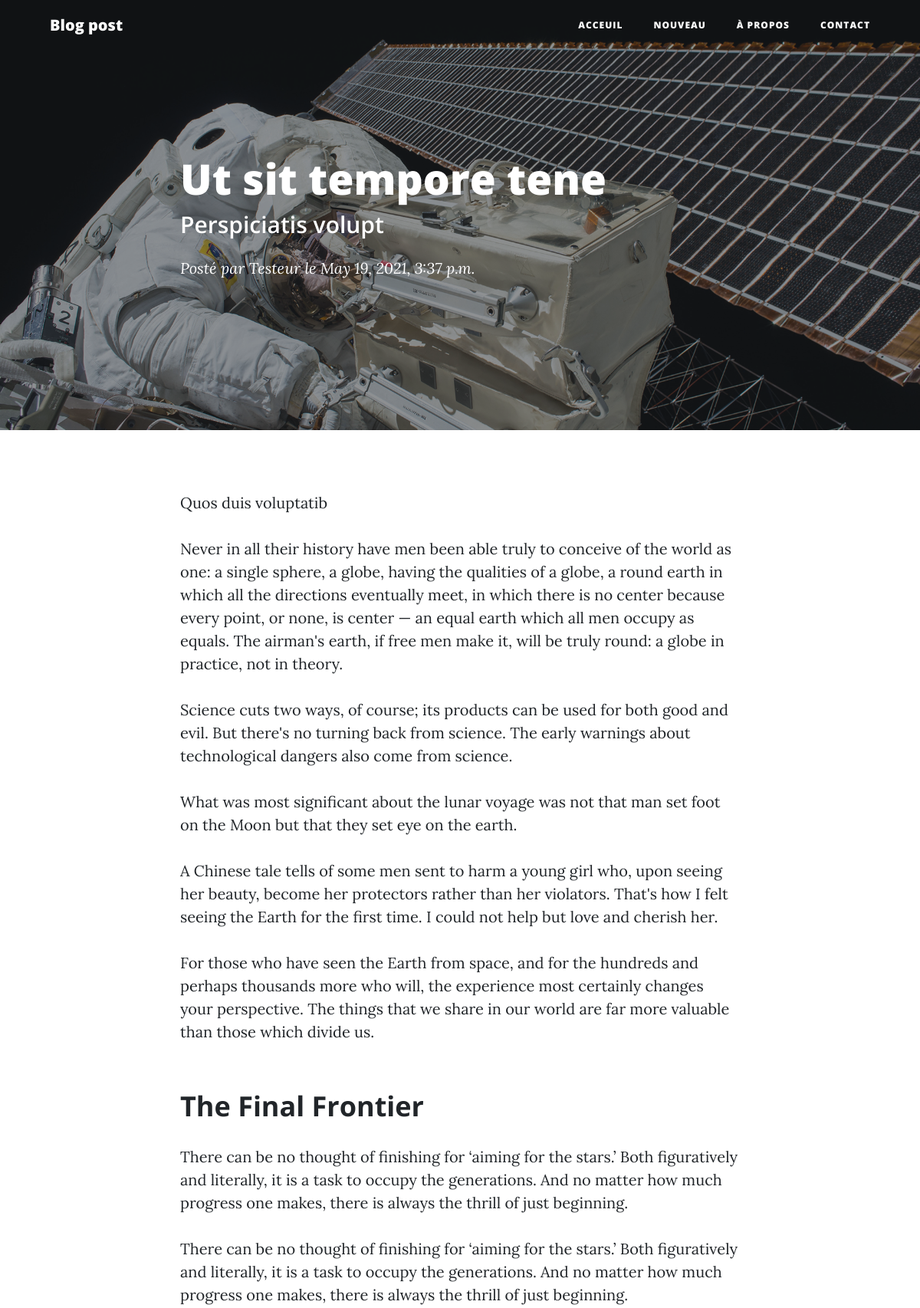
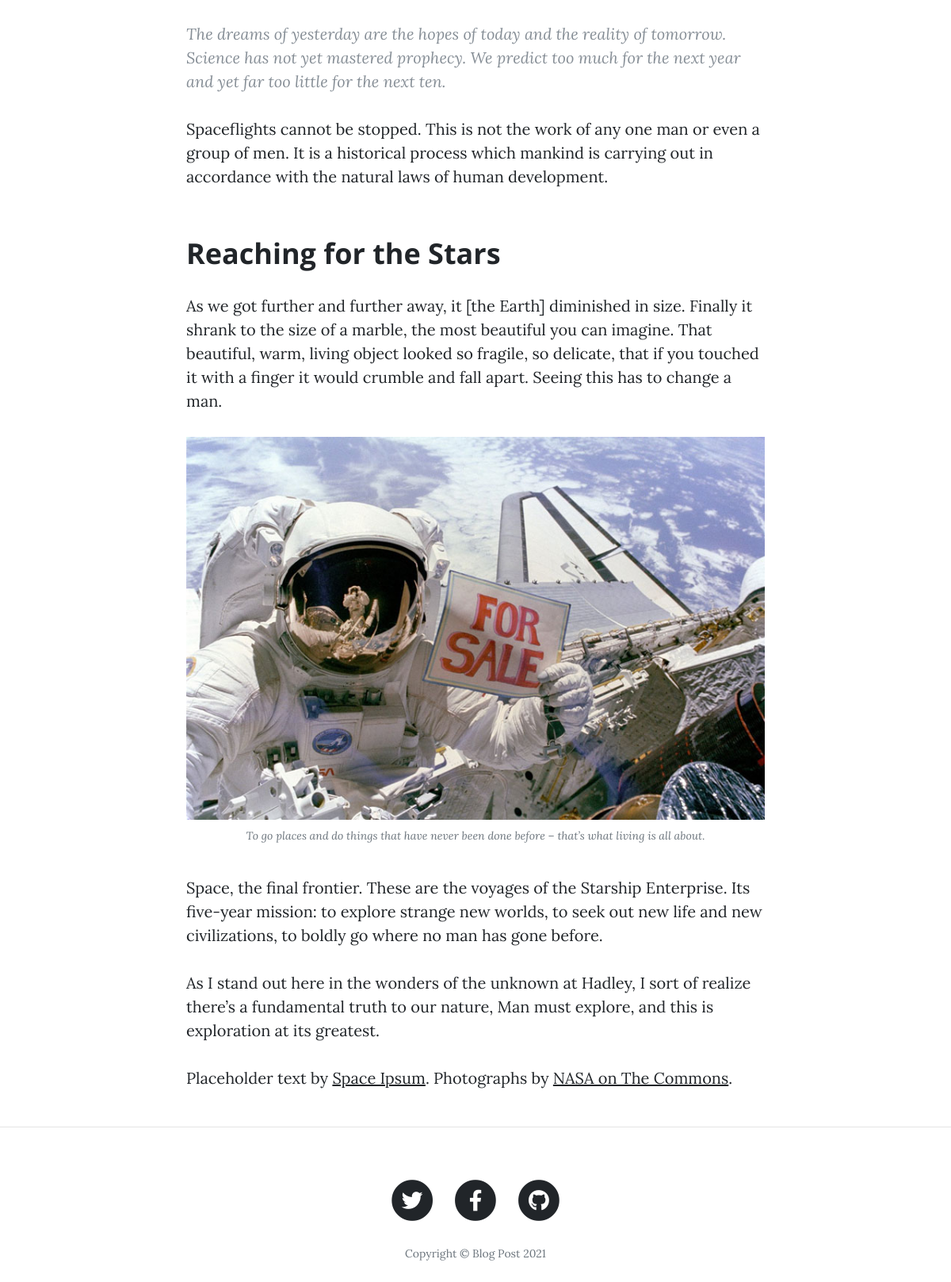
Screenshot of /post/7/ with the database file from the repository (2 pictures, top to bottom).
### blog/models.py (models this page shows, shortened)
class Post(models.Model):
	title      = models.CharField(max_length=200, null=True)
	resum      = models.CharField(max_length=200, null=True)
	content    = models.TextField(null=True)
	created_at = models.DateTimeField(auto_now_add=True)

### blog/views.py (the view)
# urls.py: path('post/<str:pk>/', post, name='post'),
def post(request, pk):
	post=Post.objects.get(id=pk)
	context={
		'post':post,
	}
	return render(request, 'post.html', context)

### templates/post.html
{%extends 'main.html' %}
{% load static %}
{% block header %}
  <header class="masthead" style="background-image: url('{% static 'img/post-bg.jpg'%}')">
    <div class="overlay"></div>
    <div class="container">
      <div class="row">
        <div class="col-lg-8 col-md-10 mx-auto">
          <div class="post-heading">
            <h1>{{post.title}}</h1>
            <h2 class="subheading">{{post.resum}}</h2>
            <span class="meta">Posté par
              <a href="#">Testeur</a>
              le {{post.created_at}}</span>
          </div>
        </div>
      </div>
    </div>
  </header>
{%endblock%}
{% block main_content %}
  <article>
    <div class="container">
      <div class="row">
        <div class="col-lg-8 col-md-10 mx-auto">
          <p style="word-wrap : break-word;">{{post.content}}</p>
          <p>Never in all their history have men been able truly to conceive of the world as one: a single sphere, a globe, having the qualities of a globe, a round earth in which all the directions eventually meet, in which there is no center because every point, or none, is center — an equal earth which all men occupy as equals. The airman's earth, if free men make it, will be truly round: a globe in practice, not in theory.</p>
          <p>Science cuts two ways, of course; its products can be used for both good and evil. But there's no turning back from science. The early warnings about technological dangers also come from science.</p>
          <p>What was most significant about the lunar voyage was not that man set foot on the Moon but that they set eye on the earth.</p>
          <p>A Chinese tale tells of some men sent to harm a young girl who, upon seeing her beauty, become her protectors rather than her violators. That's how I felt seeing the Earth for the first time. I could not help but love and cherish her.</p>
          <p>For those who have seen the Earth from space, and for the hundreds and perhaps thousands more who will, the experience most certainly changes your perspective. The things that we share in our world are far more valuable than those which divide us.</p>
          <h2 class="section-heading">The Final Frontier</h2>
          <p>There can be no thought of finishing for ‘aiming for the stars.’ Both figuratively and literally, it is a task to occupy the generations. And no matter how much progress one makes, there is always the thrill of just beginning.</p>
          <p>There can be no thought of finishing for ‘aiming for the stars.’ Both figuratively and literally, it is a task to occupy the generations. And no matter how much progress one makes, there is always the thrill of just beginning.</p>
          <blockquote class="blockquote">The dreams of yesterday are the hopes of today and the reality of tomorrow. Science has not yet mastered prophecy. We predict too much for the next year and yet far too little for the next ten.</blockquote>
          <p>Spaceflights cannot be stopped. This is not the work of any one man or even a group of men. It is a historical process which mankind is carrying out in accordance with the natural laws of human development.</p>
          <h2 class="section-heading">Reaching for the Stars</h2>
          <p>As we got further and further away, it [the Earth] diminished in size. Finally it shrank to the size of a marble, the most beautiful you can imagine. That beautiful, warm, living object looked so fragile, so delicate, that if you touched it with a finger it would crumble and fall apart. Seeing this has to change a man.</p>
          <a href="#">
            <img class="img-fluid" src="{% static 'img/post-sample-image.jpg'%}" alt="">
          </a>
          <span class="caption text-muted">To go places and do things that have never been done before – that’s what living is all about.</span>
          <p>Space, the final frontier. These are the voyages of the Starship Enterprise. Its five-year mission: to explore strange new worlds, to seek out new life and new civilizations, to boldly go where no man has gone before.</p>
          <p>As I stand out here in the wonders of the unknown at Hadley, I sort of realize there’s a fundamental truth to our nature, Man must explore, and this is exploration at its greatest.</p>
          <p>Placeholder text by
            <a href="http://spaceipsum.com/">Space Ipsum</a>. Photographs by
            <a href="https://www.flickr.com/photos/nasacommons/">NASA on The Commons</a>.</p>
        </div>
      </div>
    </div>
  </article>
{% endblock %}

### templates/main.html (shortened to what this page needs)
{% load static %}
<!DOCTYPE html>
<html lang="en">
<head>
  <link href="{% static 'vendor/bootstrap/css/bootstrap.min.css'%}" rel="stylesheet">
  <link href="{% static 'vendor/fontawesome-free/css/all.min.css'%}" rel="stylesheet" type="text/css">
  <link href="{% static 'css/clean-blog.min.css'%}" rel="stylesheet">
</head>
<body>
  <nav class="navbar navbar-expand-lg navbar-light fixed-top" id="mainNav">
    <div class="container">
      <a class="navbar-brand" href="{% url 'home' %}">Blog post</a>
      <div class="collapse navbar-collapse" id="navbarResponsive">
        <ul class="navbar-nav ml-auto">
          <li class="nav-item">
            <a class="nav-link" href="{% url 'home' %}">Acceuil</a>
          </li>
          <li class="nav-item">
            <a class="nav-link" href="{% url 'new' %}">Nouveau</a>
          </li>
          <li class="nav-item">
            <a class="nav-link" href="{% url 'about' %}">À propos</a>
          </li>
          <li class="nav-item">
            <a class="nav-link" href="{% url 'contact' %}">Contact</a>
          </li>
        </ul>
      </div>
    </div>
  </nav>
  {% block header %}{%endblock%}
  {% block main_content %} Page Content {% endblock %}
  <hr>
  <footer>
    <div class="container">
      <div class="row">
        <div class="col-lg-8 col-md-10 mx-auto">
          <ul class="list-inline text-center">
            <li class="list-inline-item">
              <a href="#">
                <span class="fa-stack fa-lg">
                  <i class="fas fa-circle fa-stack-2x"></i>
                  <i class="fab fa-twitter fa-stack-1x fa-inverse"></i>
                </span>
              </a>
            </li>
            <li class="list-inline-item">
              <a href="#">
                <span class="fa-stack fa-lg">
                  <i class="fas fa-circle fa-stack-2x"></i>
                  <i class="fab fa-facebook-f fa-stack-1x fa-inverse"></i>
                </span>
              </a>
            </li>
            <li class="list-inline-item">
              <a href="#">
                <span class="fa-stack fa-lg">
                  <i class="fas fa-circle fa-stack-2x"></i>
                  <i class="fab fa-github fa-stack-1x fa-inverse"></i>
                </span>
              </a>
            </li>
          </ul>
          <p class="copyright text-muted">Copyright &copy; Blog Post 2021</p>
        </div>
      </div>
    </div>
  </footer>
</body>
</html>

### rows the page displays
Post: title "Ut sit tempore tene", resum "Perspiciatis volupt", created_at "May 19, 2021, 3:37 p.m.", content "Quos duis voluptatib"
